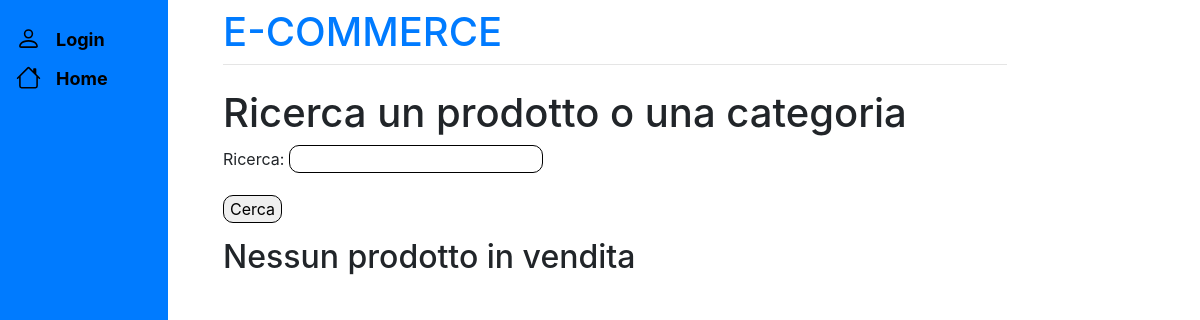
/, run on an earlier commit of the app's database.
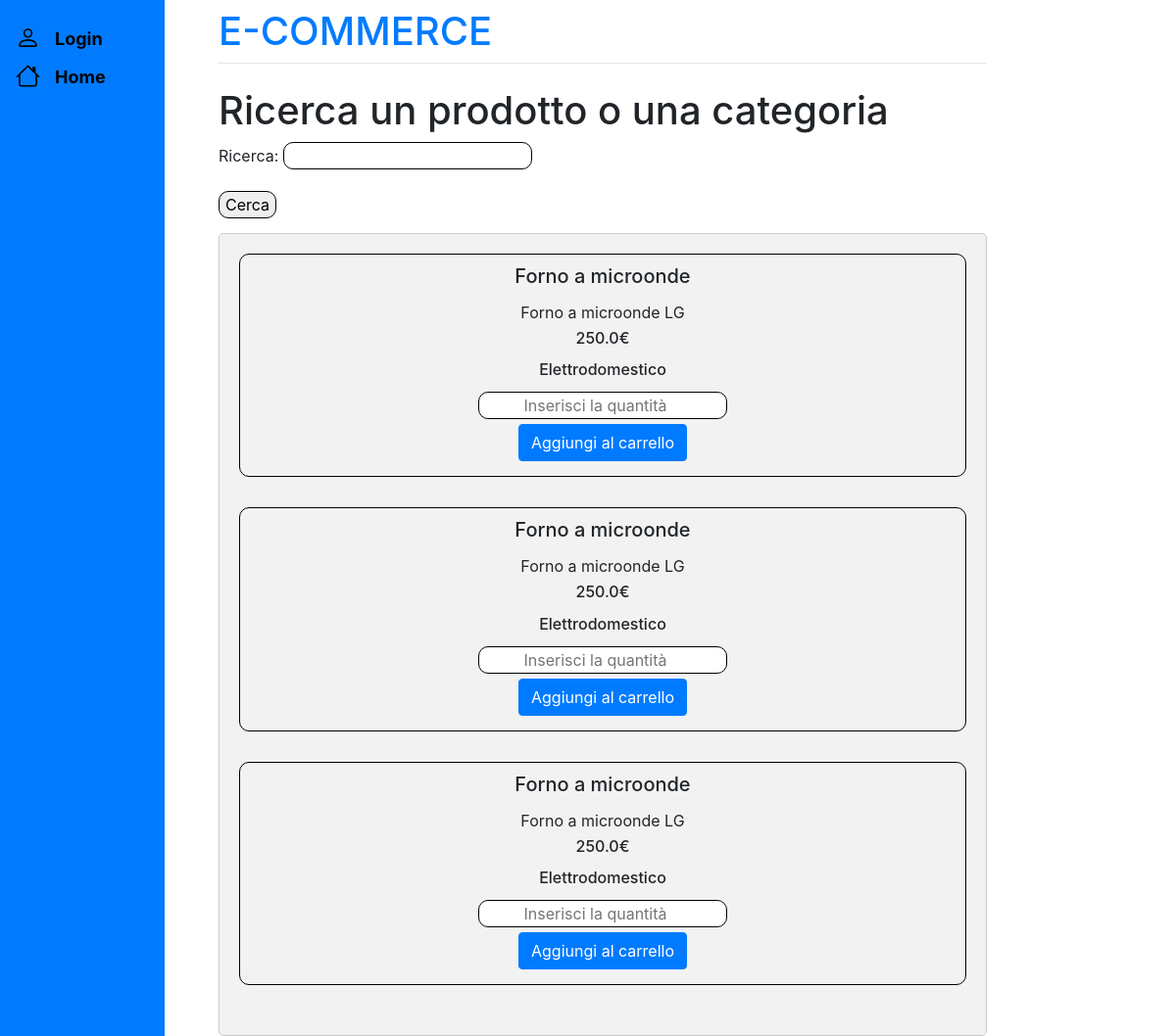
And on a later commit of the database.
### store/models.py (models this page shows, shortened)
class Prodotto(models.Model):
    nome = models.CharField(max_length=100)
    descrizione = models.CharField(max_length=300)
    prezzo = models.FloatField()
    categoria = models.CharField(max_length=30, default="None")
    visibile = models.BooleanField(default=True)

### store/views.py (the view)
# urls.py: path('', ProductListView.as_view(), name='home'),
class ProductListView(ListView):
    model = Prodotto
    template_name = 'home.html'
    context_object_name = 'prodottiInVendita'
    def get_queryset(self):
        queryset = Prodotto.objects.filter(visibile=True)
        ricerca = self.request.GET.get("ricerca", "")
        if ricerca:
            queryset = queryset.filter(
                Q(nome__icontains=ricerca) |
                Q(descrizione__icontains=ricerca) |
                Q(categoria__icontains=ricerca)
            )
        return queryset
    def get_context_data(self, **kwargs):
        context = super().get_context_data(**kwargs)
        context["form"] = cercaProdottoForm(self.request.GET or None)
        return context

### store/forms.py
class cercaProdottoForm(forms.Form):
    ricerca =forms.CharField(max_length=100)

### store/templates/home.html (shortened to what this page needs)
{% extends 'base.html' %}
{% block content %}
<h1 class="mt-2">Ricerca un prodotto o una categoria</h1>
<form class="formRicerca" method="get" action="">
    {{ form.as_p }}
    <input type="submit" value="Cerca">
</form>
{% if prodottiInVendita %}
    <div class="form-prodotto">
        {% for prodotto in prodottiInVendita %}
            <form method="post" action="/gestioneAcquisto" class="form-group">
                <div class="singoloProdotto">
                    <div class="singoloCampoProdotto">
                        <h5>{{ prodotto.nome }}</h5>
                    </div>
                    <div class="singoloCampoProdotto">
                        <span>{{ prodotto.descrizione }}</span>
                    </div>
                    <div class="singoloCampoProdotto">
                        <h6>{{ prodotto.prezzo }}€</h6>
                    </div>
                    <div class="singoloCampoProdotto">
                        <h6>{{ prodotto.categoria }}</h6>
                    </div>
                    <div class="singoloCampoProdotto">
                        <input class="testoCentrato" type="number" name="quantita" placeholder="Inserisci la quantità">
                    </div>
                    <div class="singoloCampoProdotto">
                        <button type="submit" name="aggiungiAlCarrelloButton" class="btn btn-primary">Aggiungi al carrello</button>
                    </div>
                </div>
            </form>
        {% endfor %}
    </div>
{% else %}
    {% if request.GET.ricerca %}
        <h3 class="mt-2">Nessun prodotto trovato per "{{ request.GET.ricerca }}"</h3>
    {% else %}
        <h2 class="mt-2">Nessun prodotto in vendita</h2>
    {% endif %}
{% endif %}
{% endblock %}

What changed in the data, as far as the page shows it:
added Prodotto: nome "Forno a microonde", descrizione "Forno a microonde LG", prezzo "250.0", categoria "Elettrodomestico"
added Prodotto: nome "Forno a microonde", descrizione "Forno a microonde LG", prezzo "250.0", categoria "Elettrodomestico"
added Prodotto: nome "Forno a microonde", descrizione "Forno a microonde LG", prezzo "250.0", categoria "Elettrodomestico"
Also different on the page:
text no longer shown: "Nessun prodotto in vendita"
